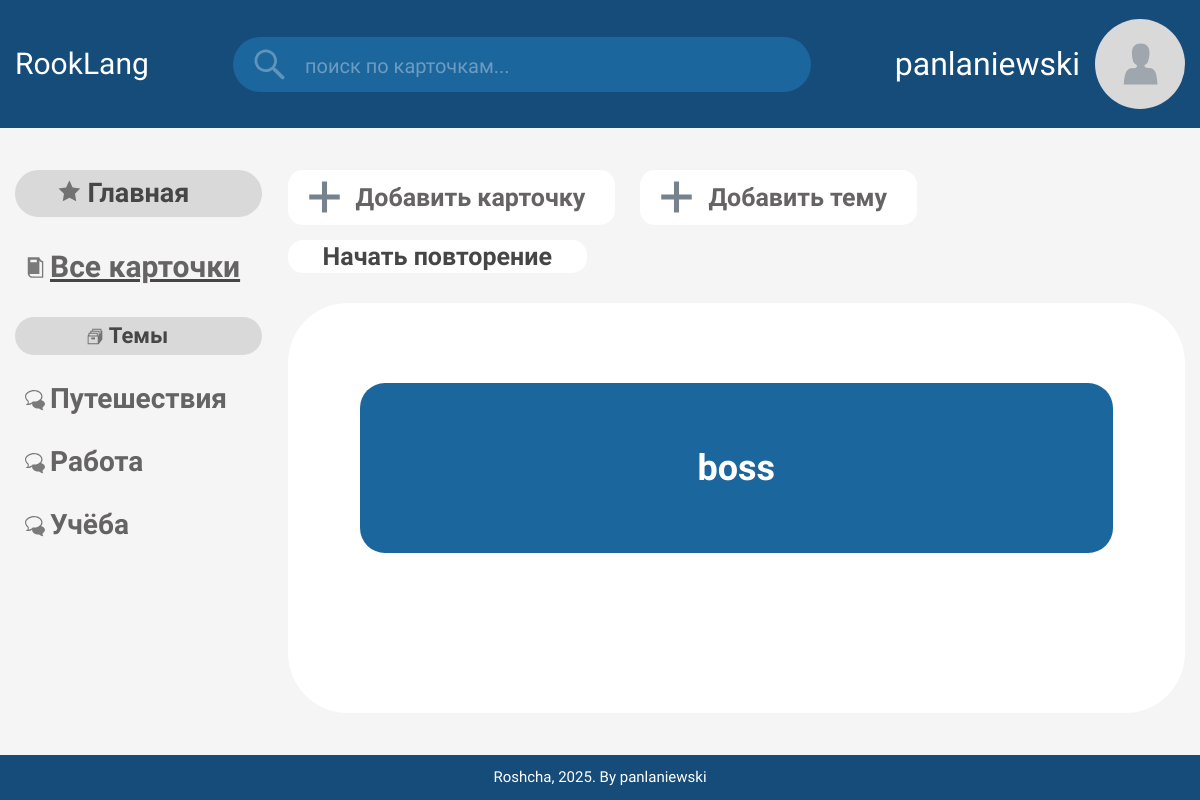
Screenshot of /3/ (signed in) with the database file from the repository.
### flashcards/models.py (models this page shows, shortened)
class Category(models.Model):
    user = models.ForeignKey(User, on_delete=models.PROTECT)
    name = models.CharField(max_length = 20, db_index = True, verbose_name = "Название")
    class Meta :
        verbose_name_plural = 'Темы'
        verbose_name = 'Тема'
        ordering = ['name']

class Flashcard(models.Model):
    category = models.ForeignKey('Category', null = True, on_delete = models.PROTECT, verbose_name = 'Тема')
    word = models.CharField(max_length = 50, verbose_name = 'Слово')
    translate = models.CharField(max_length = 50, verbose_name = 'Перевод')
    example = models.TextField(null = True, blank = True, verbose_name = 'Пример употребления')
    tip = models.TextField(null = True, blank = True, verbose_name = 'Подсказка')
    image = models.ImageField(blank=True, upload_to=get_timestamp_path, verbose_name='Изображение')
    class Meta :
        verbose_name_plural = 'Слова'
        verbose_name = 'Слово'
        ordering = ['id']

### flashcards/views.py (the view)
# urls.py: path('<int:category_id>/', by_category, name = 'by_category'),
def by_category(request, category_id):
    flashcards = Flashcard.objects.filter(category = category_id)
    categories = Category.objects.filter(user=request.user)
    current_category = Category.objects.get(pk = category_id)
    context = {
        'flashcards': flashcards,
        'categories': categories,
        'current_category': current_category,
    }
    return render(request, 'flashcards/by_category.html', context)

### flashcards/templates/flashcards/by_category.html
{% extends 'layout/basic.html' %}
{% block content %}
{% for flashcard in flashcards %}
<div class="content-body__flashcard flashcard">
    <h2 class="flashcard__word">{{flashcard.word}}</h2>
</div>
{% endfor %}
{% endblock %}

### flashcards/templates/layout/basic.html (shortened to what this page needs)
{% load static %}
<!DOCTYPE html>
<html lang="ru">
    <head>
        <link rel="stylesheet" href="{% static 'flashcards/css/main.css' %}?v=7">
    </head>
    <body>
        <div class="wrapper">
            <header class="header">
                <div class="header__wrapper">
                    <div class="header__container">
                        <div class="header__logo logo-header">
                            <a href="{% url 'index' %}" class="logo-header__link">RookLang</a>
                        </div>
                        <div class="header__search search-header">
                            <div class="search-header__wrapper">
                                <img src="{% static 'flashcards/img/search.svg' %}" alt="Search icon">
                                <input type="text" class="search-header__input" placeholder="поиск по карточкам...">
                            </div>
                        </div>
                        <div class="header__user user-header">
                            {% if user.is_authenticated %}
                            <a href="{% url 'profile' %}"  class="user-header__name">{{user}}</a>
                            {% else %}
                            <a href="{% url 'login' %}" class="user-header__name">Войти</a>
                            <a href="{% url 'register' %}" class="user-header__name">Зарегистрироваться</a>
                            {% endif %}
                            <button class="user-header__btn">
                                <img src="{% static 'flashcards/img/user.svg' %}" alt="User icon">
                            </button>
                        </div>
                    </div>
                </div>
            </header>
            <main class="page">
                <div class="page__container">
                    <div class="page__sidebar sidebar">
                        <div class="sidebar__container">
                            <h2 class="sidebar__title">
                                <span>Главная</span>
                            </h2>
                            <h3 class="sidebar__all link_active">
                                <a href="{% url 'index' %}">Все карточки</a>
                            </h3>
                            <nav class="sidebar__nav nav-sidebar">
                                <h4 class="nav-sidebar__title">
                                    <span>Темы</span>
                                </h4>
                                <ul class="nav-sidebar__list">
                                    {% for category in categories %}
                                        <li class="nav-sidebar__item">
                                            <a href="{% url 'by_category' category.pk %}" class="nav-list__link">
                                                <span>{{category.name}}</span>
                                            </a>
                                        </li>
                                    {% endfor %}
                                </ul>
                            </nav>
                        </div>
                    </div>
                    <div class="page__content content">
                        <div class="content__header">
                            <a href="{% url 'add_flashcard' %}" class="content__add">Добавить карточку</a>
                            <a href="{% url 'add_category' %}" class="content__add">Добавить тему</a>
                            <button type="button" class="content__add content__learn" id="btn-repeat">Начать повторение</button>
                        </div>
                        <div class="content__body content-body">
                            <div class="content-body__container">
                                {% block content %}
                                {% endblock %}
                            </div>
                        </div>
                    </div>
                </div>
            </main>
            <footer class="footer">
                <div class="footer__container">
                    <p class="footer__text">Roshcha, 2025. By panlaniewski</p>
                </div>
            </footer>
        </div>
    </body>
</html>

### flashcards/static/flashcards/css/settings.css (style rules this page uses)
* { padding: 0; margin: 0; border: 0; }
nav, footer, header, aside { display: block; }
html, body { height: 100%; width:100%; font-size: 100%; line-height: 1; font-size: 14px; font-family: 'Kadwa', sans-serif; color: var(--grey); -ms-text-size-adjust:100%; }
input, button, textarea { font-family: inherit; }
button { cursor: pointer; background:transparent; }
a,a:visited { text-decoration: none; }
ul, li { list-style: none; }
img { vertical-align: top; }
h1, h2, h3, h4, h5, h6 { font-family: inherit; font-size: inherit; font-weight: inherit; }
a { font-family: inherit; color: #656363 }
:root { --blue: #154c79; --white: #ffffff; --grey: #464646; }
.wrapper { min-height: 100%; overflow: hidden; display: flex; flex-direction: column; }
.page { flex: 1 1 auto; }
[class*="_container"] { max-width: 1866px; margin: 0 auto; padding: 0 15px; }

### rows the page displays
Category: name "Путешествия"
Category: name "Работа"
Category: name "Учёба"
Flashcard: word "boss"

### other values shown
{{ user }} "panlaniewski"
